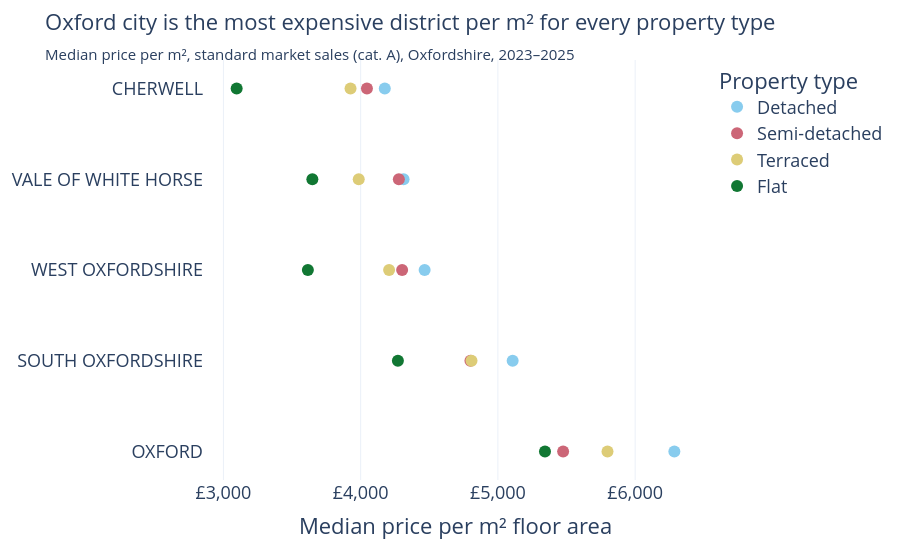

The code cell stored with this chart in its notebook:
### Code cell
from charts import district_price_chart

district_price_chart(combined)

### Figure 1 — Plotly figure (JSON) as saved in the notebook; plotly's stock layout.template omitted (floating-point values rounded to 4 significant figures)
{"data": [{"customdata": [["Detached", 1939], ["Detached", 2419], ["Detached", 1348], ["Detached", 2142], ["Detached", 339]], "hovertemplate": "<b>%{customdata[0]}, %{y}</b><br>Median £%{x:,.0f} per m²<br>%{customdata[1]} sales<extra></extra>", "legendgroup": "Detached", "marker": {"color": "rgb(136, 204, 238)", "size": 12, "symbol": "circle"}, "mode": "markers", "name": "Detached", "orientation": "h", "showlegend": true, "type": "scatter", "x": [4176.0, 4313.0, 4466.0, 5108.0, 6286.0], "xaxis": "x", "y": ["CHERWELL", "VALE OF WHITE HORSE", "WEST OXFORDSHIRE", "SOUTH OXFORDSHIRE", "OXFORD"], "yaxis": "y"}, {"customdata": [["Semi-detached", 1929], ["Semi-detached", 1873], ["Semi-detached", 1229], ["Semi-detached", 1951], ["Semi-detached", 1096]], "hovertemplate": "<b>%{customdata[0]}, %{y}</b><br>Median £%{x:,.0f} per m²<br>%{customdata[1]} sales<extra></extra>", "legendgroup": "Semi-detached", "marker": {"color": "rgb(204, 102, 119)", "size": 12, "symbol": "circle"}, "mode": "markers", "name": "Semi-detached", "orientation": "h", "showlegend": true, "type": "scatter", "x": [4046.0, 4278.0, 4302.0, 4800.0, 5475.0], "xaxis": "x", "y": ["CHERWELL", "VALE OF WHITE HORSE", "WEST OXFORDSHIRE", "SOUTH OXFORDSHIRE", "OXFORD"], "yaxis": "y"}, {"customdata": [["Terraced", 1618], ["Terraced", 1260], ["Terraced", 1027], ["Terraced", 1309], ["Terraced", 1167]], "hovertemplate": "<b>%{customdata[0]}, %{y}</b><br>Median £%{x:,.0f} per m²<br>%{customdata[1]} sales<extra></extra>", "legendgroup": "Terraced", "marker": {"color": "rgb(221, 204, 119)", "size": 12, "symbol": "circle"}, "mode": "markers", "name": "Terraced", "orientation": "h", "showlegend": true, "type": "scatter", "x": [3926.0, 3986.0, 4207.0, 4808.0, 5799.0], "xaxis": "x", "y": ["CHERWELL", "VALE OF WHITE HORSE", "WEST OXFORDSHIRE", "SOUTH OXFORDSHIRE", "OXFORD"], "yaxis": "y"}, {"customdata": [["Flat", 619], ["Flat", 769], ["Flat", 553], ["Flat", 732], ["Flat", 795]], "hovertemplate": "<b>%{customdata[0]}, %{y}</b><br>Median £%{x:,.0f} per m²<br>%{customdata[1]} sales<extra></extra>", "legendgroup": "Flat", "marker": {"color": "rgb(17, 119, 51)", "size": 12, "symbol": "circle"}, "mode": "markers", "name": "Flat", "orientation": "h", "showlegend": true, "type": "scatter", "x": [3096.0, 3648.0, 3615.0, 4271.0, 5343.0], "xaxis": "x", "y": ["CHERWELL", "VALE OF WHITE HORSE", "WEST OXFORDSHIRE", "SOUTH OXFORDSHIRE", "OXFORD"], "yaxis": "y"}], "layout": {"font": {"size": 18}, "legend": {"title": {"text": "Property type"}, "tracegroupgap": 0}, "margin": {"t": 60}, "title": {"font": {"size": 22}, "subtitle": {"text": "Median price per m², standard market sales (cat. A), Oxfordshire, 2023–2025"}, "text": "Oxford city is the most expensive district per m² for every property type"}, "xaxis": {"anchor": "y", "domain": [0, 1], "tickformat": ",", "tickprefix": "£", "title": {"text": "Median price per m² floor area"}}, "yaxis": {"anchor": "x", "categoryarray": ["OXFORD", "SOUTH OXFORDSHIRE", "WEST OXFORDSHIRE", "VALE OF WHITE HORSE", "CHERWELL"], "categoryorder": "array", "domain": [0, 1], "showgrid": false, "title": {}}}}
